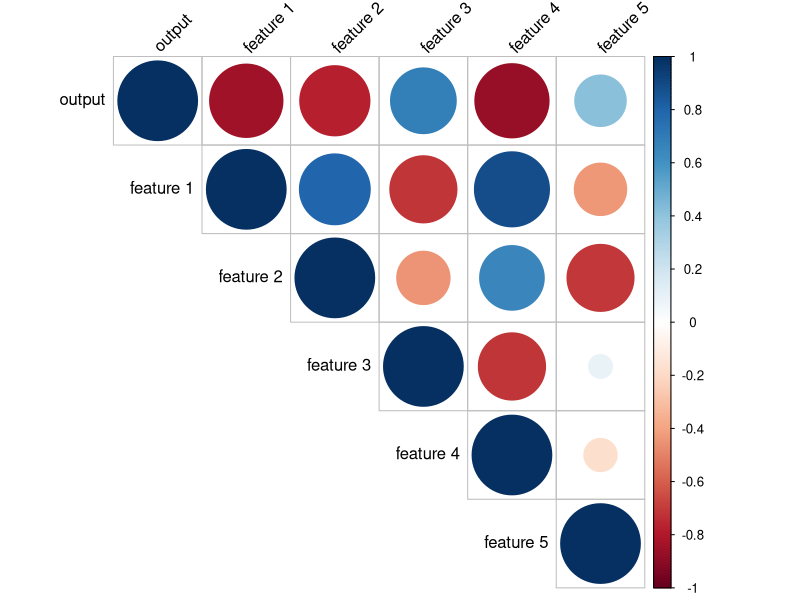

This figure's R source: (Note: this script raises an error after producing the figure.)
data("mtcars")
my_data <- mtcars[, c(1,3,4,5,6,7)]
names(my_data)= c("output", "feature 1", "feature 2", "feature 3", "feature 4", "feature 5")
res <- cor(my_data)
library("corrplot")
dev.off()
svg(filename="cor.svg", 
    width=5, 
    height=4)
corrplot(res, type = "upper", 
         tl.col = "black", tl.srt = 45)
dev.off()

dev.off()
setEPS()
postscript("cor.eps")
corrplot(res, type = "upper", 
         tl.col = "black", tl.srt = 45)
dev.off()